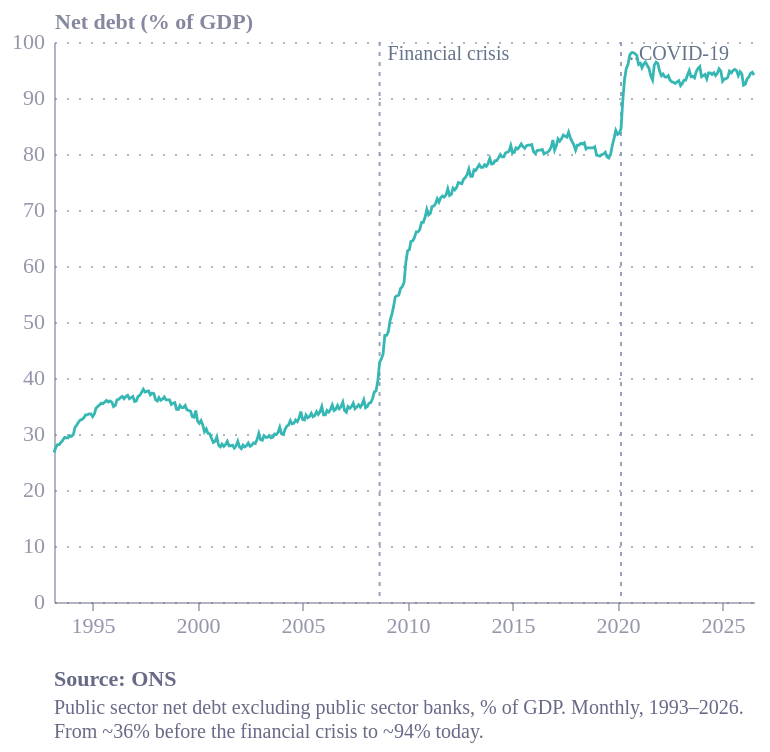

Write the Vega-Lite specification saved for this chart.
### Vega-Lite specification from a JSON file in a GitHub repository (floating-point values rounded to 4 significant figures; data arrays with more than 128 entries replaced by an {"elided": "..."} marker saying what was removed)
{"config": {"font": "Circular Std", "text": {"color": "#676A86", "align": "left", "baseline": "middle", "dx": 7, "dy": 0, "fontSize": 11}, "view": {"stroke": "transparent", "continuousWidth": 400, "continuousHeight": 300, "discreteWidth": 400, "discreteHeight": 300, "fill": "transparent"}, "range": {"category": ["#36B7B4", "#E6224B", "#F4C245", "#0063AF", "#00A767", "#179FDB", "#EB5C2E", "#5C267B", "#122B39"], "diverging": ["#E6224B", "#E54753", "#C9C9C9", "#179FDB", "#122B39"], "heatmap": ["#C9C9C9", "#179FDB", "#0063AF", "#122B39"], "ordinal": ["#00A767", "#36B7B4", "#179FDB", "#0063AF", "#243B5A"]}, "bar": {"color": "#179fdb"}, "line": {"color": "#e6224b"}, "rule": {"color": "#676A86"}, "area": {"opacity": 0.8}, "point": {"filled": true, "size": 80, "color": "#e6224b", "opacity": 0.95}, "geoshape": {"stroke": "white", "strokeWidth": 0.3}, "rect": {"fill": "#d6d4d4", "opacity": 0.3}, "axis": {"labelColor": "#676A86", "labelFontSize": 11, "labelFont": "Circular Std", "labelOpacity": 0.7, "tickColor": "#676A86", "tickOpacity": 0.5, "domainColor": "#676A86", "domainOpacity": 0.5, "gridColor": "#676A86", "gridDash": [2, 2], "gridOpacity": 0.5, "title": null, "titleColor": "#676A86", "titleOpacity": 0.8, "tickSize": 4}, "axisXDiscrete": {"grid": false, "labelAngle": 0, "tickCount": 10, "tickOpacity": 0.5, "title": null}, "axisYDiscrete": {"ticks": false, "labelPadding": 5}, "axisXTemporal": {"grid": false, "ticks": true}, "axisXQuantitative": {"grid": true}, "axisYQuantitative": {"gridColor": "#676A86", "gridDash": [1, 5], "gridOpacity": 0.5, "ticks": false, "labelPadding": 5, "tickCount": 8, "titleAngle": 0, "titleAlign": "left", "titleBaseline": "bottom", "titleX": 0, "titleY": -5}, "title": {"color": "#676A86E6", "subtitleColor": "#676A86", "font": "Circular Std", "subtitleFont": "Circular Std", "anchor": "start", "fontSize": 14, "subtitleFontSize": 12, "subtitlePadding": 4, "offset": 0, "frame": "group"}, "legend": {"titleColor": "#122b39", "title": null, "labelColor": "#122b39", "labelFontSize": 11}, "background": "white"}, "layer": [{"mark": {"type": "rule", "color": "#94a3b8", "strokeDash": [2, 3], "strokeWidth": 1}, "encoding": {"x": {"field": "date", "type": "temporal"}}}, {"mark": {"type": "text", "align": "left", "color": "#64748b", "dx": 4, "dy": -4, "fontSize": 10}, "encoding": {"text": {"field": "label", "type": "nominal"}, "x": {"field": "date", "type": "temporal"}, "y": {"value": 10}}}, {"data": {"name": "data-5c555bb43836bead2811dc8d777c381e"}, "mark": {"type": "line", "strokeWidth": 1.4}, "encoding": {"color": {"field": "series", "legend": null, "type": "nominal"}, "x": {"axis": {"format": "%Y", "tickCount": 8}, "field": "date", "title": null, "type": "temporal"}, "y": {"field": "value", "scale": {"domain": [0, 100]}, "title": "Net debt (% of GDP)", "type": "quantitative"}}}], "data": {"name": "data-d24b42e3b53f1bddbd0232428b8016b6"}, "height": 280, "title": {"text": "Source: ONS", "anchor": "start", "color": "#676A86", "dy": 12, "fontSize": 11, "orient": "bottom", "subtitle": ["Public sector net debt excluding public sector banks, % of GDP. Monthly, 1993–2026.", "From ~36% before the financial crisis to ~94% today."], "subtitleColor": "#676A86", "subtitleFontSize": 10}, "width": 350, "$schema": "https://vega.github.io/schema/vega-lite/v6.4.1.json", "datasets": {"data-d24b42e3b53f1bddbd0232428b8016b6": [{"date": "2008-09-01", "label": "Financial crisis"}, {"date": "2020-03-01", "label": "..COVID-19"}], "data-5c555bb43836bead2811dc8d777c381e": {"elided": "401 records"}}}
